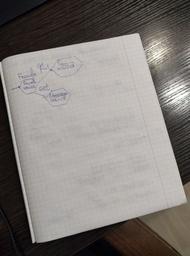
#> input picture img/img1.jpg, 190 x 256 px, shrunk from 949 x 1280 before the run, found by its file name
$ python brute_force.py
#> lines starting #> are read from the running program, lines starting #| are printed output that depends on the picture; after the words box and inside, x2 and y2 are one past the last pixel; in counts of white or black regions, pixels touching at a corner belong together
import numpy as np
from numpy.core.fromnumeric import resize

from skimage.io import imread
from skimage.transform import hough_line, hough_line_peaks
from skimage.feature import canny
from skimage.draw import line
from skimage.draw import circle
from skimage import data
from skimage.filters import gaussian,threshold_niblack
import matplotlib.pyplot as plt
from matplotlib import cm
from skimage.color import rgb2gray
from skimage import img_as_ubyte
from skimage.morphology import skeletonize
from skimage.io import imsave
from matplotlib import image
from matplotlib import pyplot as plt
from skimage.color import gray2rgb
from skimage.transform import rescale, resize, downscale_local_mean

working_image = imread("img/img1.jpg")
#> working_image is the input picture: shape (256, 190, 3); mean R, G, B 129.6, 124.5, 120.4

height = working_image.shape[0]
#> height = 256
width = working_image.shape[1]
#> width = 190

working_image = working_image[height//4:height,0:width]
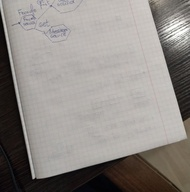
#> working_image: shape (192, 190, 3); mean R, G, B 143.2, 138.3, 134.2

imsave("halph.jpg", working_image)

gray_image = rgb2gray(working_image)

thresh = threshold_niblack(gray_image)
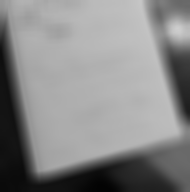
#> thresh: shape (192, 190) float64; min 0.0136, max 0.809, mean 0.533
binary = np.invert(gray_image > thresh)
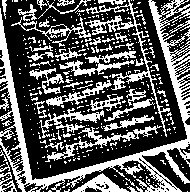
#> binary: shape (192, 190) bool; 36.4% white; 380 white regions (333 under 20 px), largest, box (x1, y1, x2, y2) and area: (0, 0, 190, 192) 5169, (85, 0, 170, 137) 1075, (45, 125, 162, 162) 684
binary = img_as_ubyte(skeletonize(binary))
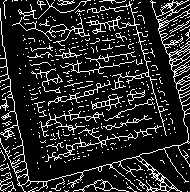
#> binary: shape (192, 190); 15.6% white in thin lines or dots

imsave("threshold.jpg", binary)

input_image = gray2rgb(binary)
#> input_image: shape (192, 190, 3); 15.6% white in thin lines or dots
output_image1 = input_image

n = input_image.shape[0] #amount of arrays
#> n = 192
m = input_image.shape[1] #amount of columns
#> m = 190

vertical_lines = []
lines_sample = []
for x1 in range(m):
    print(x1, "of", m)
    for x2 in range(m):
        rr, cc = line(0, x1, n-1, x2)
        if input_image[rr, cc].mean() > 72:
            output_image1[np.minimum(rr, n-1), np.minimum(cc, m-1)] = [255,0,0]
            vertical_lines.append((rr,cc))
            lines_sample.append(np.cross((x1, 0, 1), (x2, n-1, 1)))
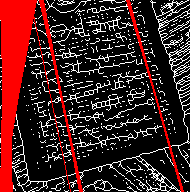
#> output_image1: shape (192, 190, 3); mean R, G, B 69.3, 33.4, 33.4

imsave("img_test_72_vert.jpg", output_image1)

first_line = vertical_lines[0]
last_line = vertical_lines[-1]

horizontal_lines = []
lines_sample = []

output_image2 = gray2rgb(binary)


for i in range(first_line[0].shape[0]):

    y1 = first_line[0][i]
    x1 = first_line[1][i]

    for j in range(last_line[0].shape[0]):
        y2 = last_line[0][j]
        x2 = last_line[1][j]

        rr, cc = line(y1, x1, y2, x2)
        if input_image[rr, cc].mean() > 75:
            output_image2[np.minimum(rr, n-1), np.minimum(cc, m-1)] = [255,0,0]
            horizontal_lines.append((rr,cc))
            lines_sample.append(np.cross((x1, y1, 1), (x2, y2, 1)))
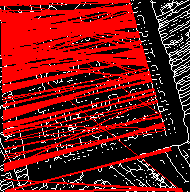
#> output_image2: shape (192, 190, 3); mean R, G, B 119.3, 18.3, 18.3

imsave("img_test_72_hor.jpg", output_image2)
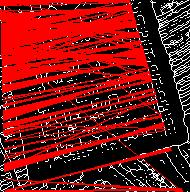
#> saved as img_test_72_hor.jpg: shape (192, 190, 3); mean R, G, B 118.1, 25.2, 25.4

$ run again, with img/img11.jpg copied over img/img1.jpg
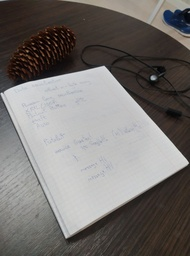
#> input picture img/img11.jpg, 190 x 256 px, shrunk from 949 x 1280 before the run, found by its file name
#> working_image is the input picture: shape (256, 190, 3); mean R, G, B 118.1, 114.3, 111.7
#> working_image: shape (192, 190, 3)
#> input_image: shape (192, 190, 3); 15.5% white in thin lines or dots
#> after the loop `for i in range(first_line[0].shape[0]):`:
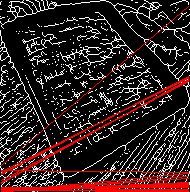
#> output_image2: shape (192, 190, 3); mean R, G, B 53.2, 34.5, 34.5
#> `imsave("img_test_72_hor.jpg", output_image2)`:
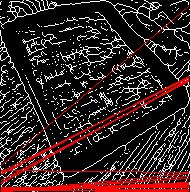
#> saved as img_test_72_hor.jpg: shape (192, 190, 3); mean R, G, B 55, 38.3, 38.5

$ run again, with img/img13.jpg copied over img/img1.jpg
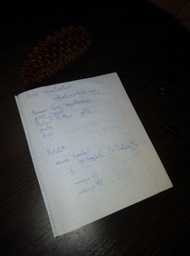
#> input picture img/img13.jpg, 190 x 256 px, shrunk from 949 x 1280 before the run, found by its file name
#> working_image is the input picture: shape (256, 190, 3); mean R, G, B 59.8, 59.8, 59
#> working_image: shape (192, 190, 3)
#> input_image: shape (192, 190, 3); 18.1% white in thin lines or dots
#> `imsave("img_test_72_hor.jpg", output_image2)`:
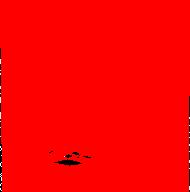
#> saved as img_test_72_hor.jpg: shape (192, 190, 3); mean R, G, B 251, 1, 1
